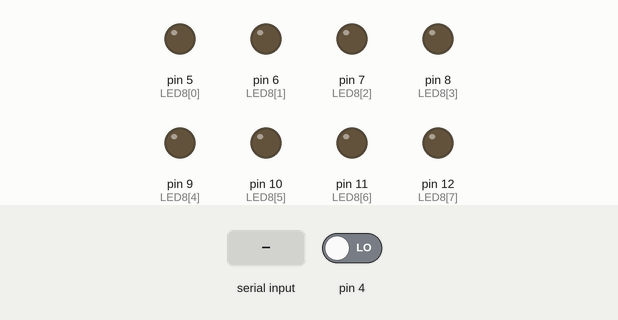
This sketch was run on a simulated Arduino Uno, built with avr-gcc and run on an emulated ATmega328P. Parts: output pins drawn as LEDs (lit = HIGH). Inputs (shaded band) come from the test bench; at power-on: pin 4 LOW.

Above: at 1.2 s.
1.3 s: "90,45\n" received over Serial
At 2.5 s:
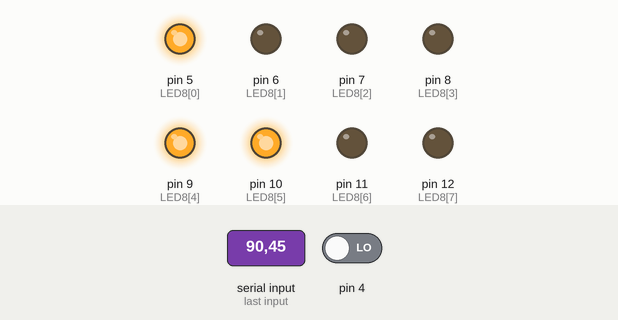
2.8 s: "30,150\n" received over Serial
At 3.7 s:
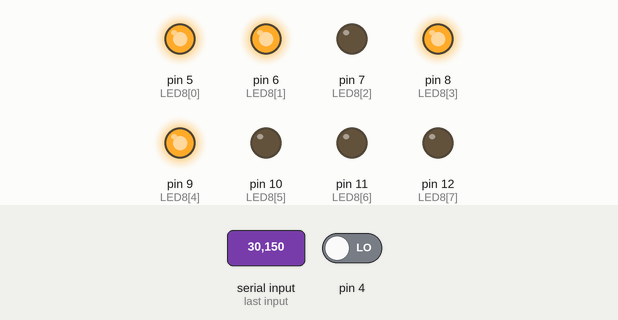
4.3 s: "5\n" received over Serial
At 4.7 s:
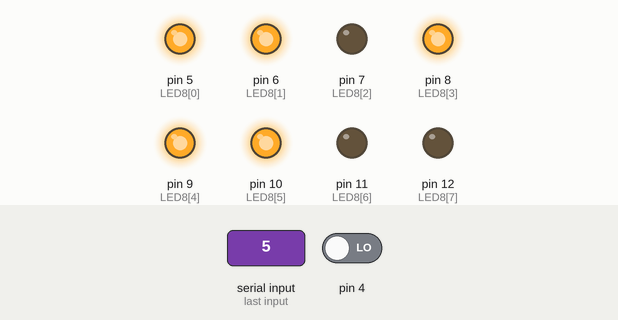
5.8 s: "90\n" received over Serial
At 7.0 s:
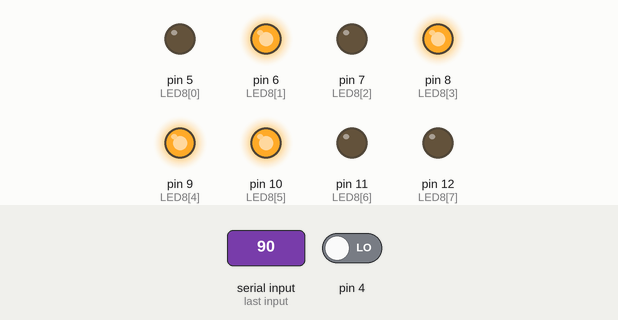
7.3 s: "200\n" received over Serial
At 8.2 s:
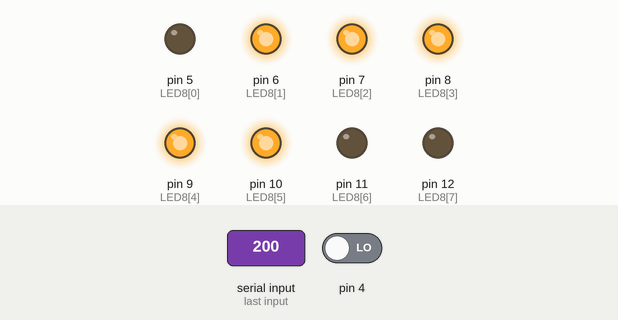
8.8 s: "90,45\n" received over Serial
At 9.5 s:
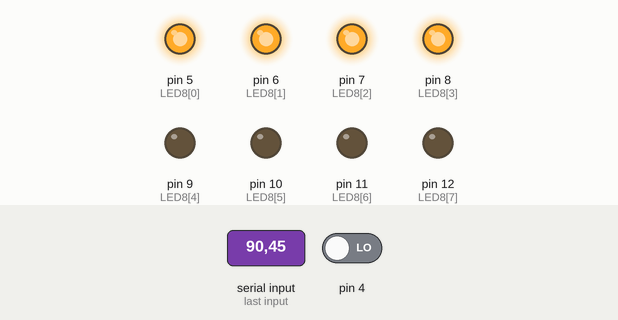
Timing chart, 0 to 11.3 s (numbered marks = the images above; inputs shaded):
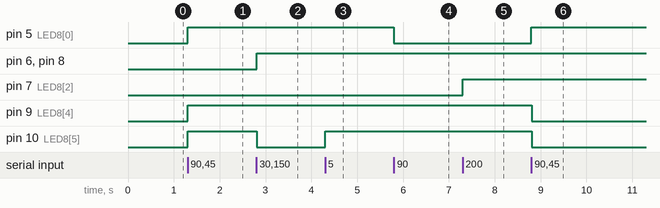

Measured:
- after the input at 1.3 s, pin 5 (LED8[0]), pin 9 (LED8[4]), pin 10 (LED8[5]): LOW → HIGH at once
- after the input at 2.8 s, pin 6 (LED8[1]), pin 8 (LED8[3]): LOW → HIGH at once; pin 10 (LED8[5]): HIGH → LOW at once
- after the input at 4.3 s, pin 10 (LED8[5]): LOW → HIGH at once
- after the input at 5.8 s, pin 5 (LED8[0]): HIGH → LOW at once
- after the input at 7.3 s, pin 7 (LED8[2]): LOW → HIGH at once
- after the input at 8.8 s, pin 5 (LED8[0]): LOW → HIGH at once; pin 9 (LED8[4]), pin 10 (LED8[5]): HIGH → LOW at once

The sketch:

SeriallinLED.ino
```cpp
int LED8[] = {5,6,7,8,9,10,11,12,};
void setup() {

  for(int i = 0; i < 8; i++) {
    pinMode(LED8[i], OUTPUT);
    digitalWrite(LED8[i], LOW);
  }

  Serial.begin(9600);

}
int ledon = 0;
void loop() {

  if(Serial.available()) {
  char in = Serial.read();
  ledon = in - '0';

  int ledState = digitalRead(LED8[ledon]);
  digitalWrite(LED8[ledon], !ledState);
  }
}
```
